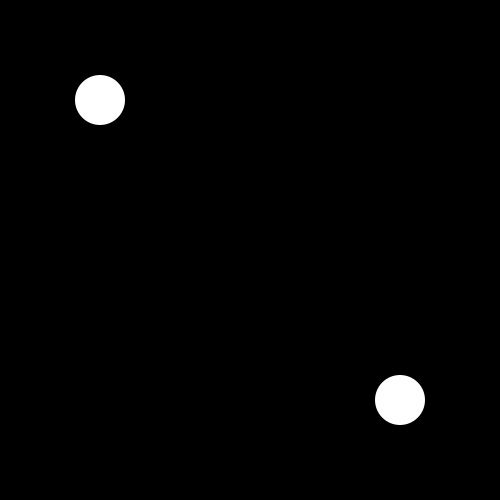
Frame 1 (no input)
Frame 60 (the mouse pressed at the canvas centre just before this capture): identical to frame 1, image omitted
Frame 120 (the mouse held since frame 60 and released just before this capture): identical to frame 1, image omitted

The Processing sketch that drew this single still picture (run headless with seeded random() and noise(); from frame 60 on, the mouse is pressed at the canvas centre):

// Processing sketch: inClass_v6
// ── inClass_v6.pde
int x1;
int y1;
int x2;
int y2;
int i;
int e;
int size = 50;
boolean buttonClicked1;
boolean buttonClicked2;
float dist;

void setup() {
  size(500, 500);
  x1=100;
  y1=100;

  x2= 400;
  y2= 400;
}

void draw() {
  noStroke();
  background(0);  
  println("button one"+calcDist(x1, y1));
  println("button two"+calcDist(x2, y2));

  if (buttonClicked1) {
    for (int i = 0; i< 500; i+= 25) {
      for (int e = 0; e< 500; e+= 25) {

        fill(map(i, mouseX, width, 0, 255), map(e, mouseY, height, 0, 255), random(255));
        rect(i, e, size, size);
      }
    }
  }

  if (buttonClicked2) {
    for (int i = 0; i<= 500; i+= 25) {
      for (int e = 0; e<= 500; e+= 25) {
        fill(map(i, mouseX, width, 0, 255), map(e, mouseY, height, 0, 255), random(255));
        ellipse(i, e, 25, 25);
      }
    }
  }
  //button one shape
  fill(255);
  ellipse(x1, y1, size, size);
  //button two shape
  fill(255);
  ellipse(x2, y2, size, size);
  
    if (calcDist(x1, y1)< size/2) {
    fill(0, 200, 200);
  } else {
    fill(255);
  }
      if (calcDist(x2, y2)< size/2) {
    fill(0, 200, 200);
  } else {
    fill(255);
  }
  
  
  
  
}
void mousePressed() {
  if (calcDist(x1, y1) <=size) {
    buttonClicked1 =!buttonClicked1;
    
  }
  if (calcDist(x2, y2) <=size) {
    buttonClicked2 =!buttonClicked2;
  }
}
float calcDist(int xPos, int yPos) {
  dist = dist(mouseX, mouseY, xPos, yPos);
  return dist;
}
